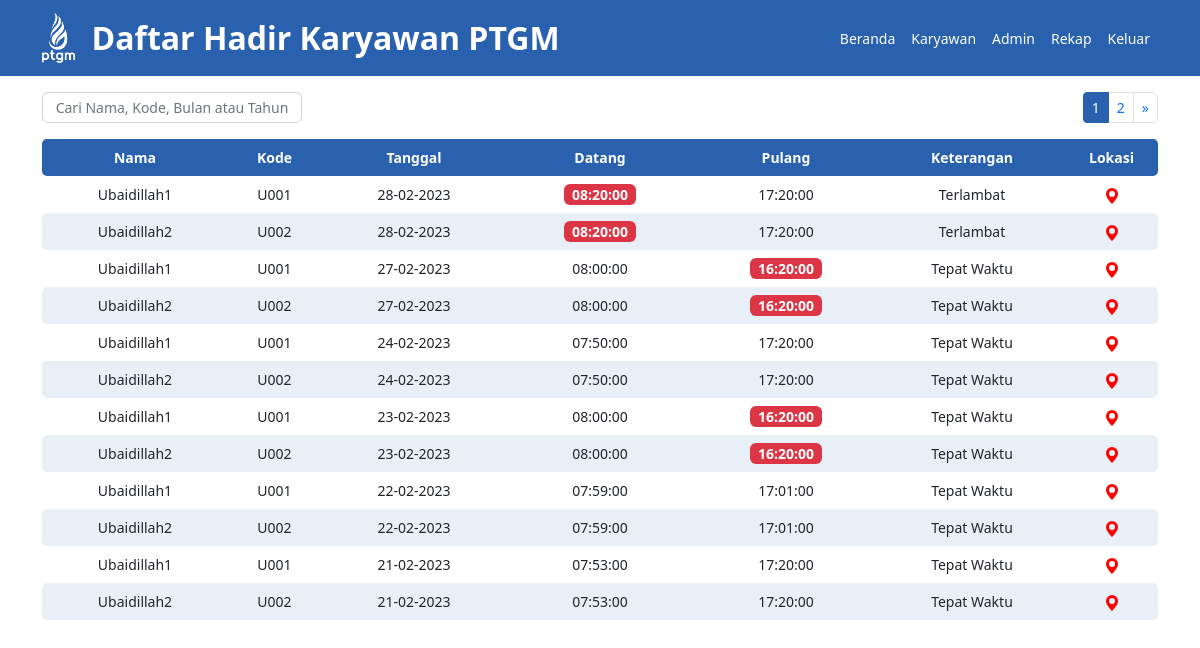
Screenshot of /beranda.php (signed in) with the database file from the repository.
### tables this page shows
CREATE TABLE `laporan` (
  `Id` int(11) NOT NULL,
  `Nama` varchar(100) NOT NULL,
  `Kode` varchar(11) NOT NULL,
  `Tanggal` date NOT NULL,
  `Datang` time NOT NULL,
  `Pulang` time NOT NULL,
  `Cek` int(11) NOT NULL,
  `Izin` varchar(255) NOT NULL,
  `Garislintang` varchar(255) NOT NULL,
  `Garisbujur` varchar(255) NOT NULL
);

### konek.php (called while the page is built, shortened)
<?php
	$conn = mysqli_connect("localhost", "root", "", "absen");
    function query($query){
        global $conn;
        $result = mysqli_query($conn, $query);
        $rows = [];
        while ($row = mysqli_fetch_assoc($result)) {
            $rows[] = $row;
        }
        return $rows;
    }
?>

### beranda.php (the view, shortened to what this page needs)
<?php
    require 'konek.php';
    if (isset($_POST["cari"])) {
        $katakunci = $_POST["katakunci"];
        $_SESSION["katakunci"] = $katakunci;
    }else{
        $katakunci = $_SESSION["katakunci"];
    }
    $jumlahdatatiaphalaman = 12;
    $jumlahdata = count(query("SELECT * FROM laporan WHERE
                                                            MONTH(Tanggal) LIKE '%$katakunci%' OR
                                                            YEAR(Tanggal) LIKE '%$katakunci%' OR
                                                            Nama LIKE '%$katakunci%' OR
                                                            Kode LIKE '%$katakunci%'
                            ")
                        );
    $jumlahhalaman = ceil($jumlahdata / $jumlahdatatiaphalaman);
    $halamanaktif = (isset($_GET["halaman"]) ? $_GET["halaman"] : 1);
    $awaldata = ($jumlahdatatiaphalaman * $halamanaktif) - $jumlahdatatiaphalaman;
    $jumlahnohal = 1;
    if ($halamanaktif > $jumlahnohal) {
        $nomerawal  = $halamanaktif - $jumlahnohal;
    }else {
        $nomerawal = 1;
    }
    if ($halamanaktif < ($jumlahhalaman - $jumlahnohal)) {
        $nomerakhir = $halamanaktif + $jumlahnohal;
    }else {
        $nomerakhir = $jumlahhalaman;
    }
    $laporan = query("SELECT * FROM laporan WHERE
                                                    MONTH(Tanggal) LIKE '%$katakunci%' OR
                                                    YEAR(Tanggal) LIKE '%$katakunci%' OR
                                                    Nama LIKE '%$katakunci%' OR
                                                    Kode LIKE '%$katakunci%'
                                                    ORDER BY Tanggal DESC LIMIT $awaldata,$jumlahdatatiaphalaman
                    ");
?>
<!DOCTYPE html>
<html>
<head>
    <link href="css/bootstrap.min.css" rel="stylesheet">
    <link href="css/beranda.css" rel="stylesheet">
</head>
<body>
    <nav class="navbar navbar-expand-lg navbar-dark p-2" style="background-color: #2961AE;">
        <div class="container">
            <a class="navbar-brand align-text-center fs-2 d-flex align-items-center fw-semibold " href="#">
                <img src="assets/logoputih.png" alt="" height="50" class="d-inline-block me-3">Daftar Hadir Karyawan
                PTGM</a>
            <div class="collapse navbar-collapse" id="navbarNav">
                <ul class="navbar-nav ms-auto">
                    <li class="nav-item">
                        <a class="nav-link active" aria-current="page" href="beranda.php">Beranda</a>
                    </li>
                    <li class="nav-item">
                        <a class="nav-link active" aria-current="page" href="karyawan.php">Karyawan</a>
                    </li>
                    <li class="nav-item">
                        <a class="nav-link active" aria-current="page" href="admin.php">Admin</a>
                    </li>
                    <li class="nav-item">
                        <a class="nav-link active" aria-current="page" href="rekap.php">Rekap</a>
                    </li>
                    <li class="nav-item">
                        <a class="nav-link active" aria-current="page" href="keluar.php">Keluar</a>
                    </li>
                </ul>
            </div>
        </div>
    </nav>
    <div class="container">
        <div class="row my-3">
            <div class="col-8 d-flex align-items-center">
                <div>
                    <form class="d-flex align-items-center" method="post" action="beranda.php">
                        <input type="text" name="katakunci" style="width: 260px;"
                            class="form-control form-control-sm text-center shadow-none rounded rounded"
                            aria-label="Sizing example input" autofocus autocomplete="off" 0
                            title="Masukkan kata kunci pencarian Anda" placeholder="Cari Nama, Kode, Bulan atau Tahun"
                            aria-describedby="inputGroup-sizing-sm">
                    </form>
                </div>
            </div>
            <div class="col-4">
                <div class="d-flex justify-content-end ">
                    <ul class="m-0 p-0 pagination pagination-sm">
                        <?php for($i=$nomerawal; $i <= $nomerakhir; $i++) : ?>
                        <?php if($i == $halamanaktif) : ?>
                        <li class="page-item active ">
                            <a class="page-link" style="background-color: #2961AE; border: #2961AE 1px solid"
                                href="?halaman=<?= $i; ?>"><?= $i; ?></a>
                        </li>
                        <?php else :?>
                        <li class="page-item ">
                            <a class="page-link " href="?halaman=<?= $i; ?>"><?= $i; ?></a>
                        </li>
                        <?php endif; ?>
                        <?php endfor; ?>
                        <?php if ($halamanaktif < $jumlahhalaman) : ?>
                        <li class="page-item">
                            <a class="page-link rounded-end" href="?halaman=<?= $halamanaktif +1; ?>" aria-label="Next">
                                <span aria-hidden="true">&raquo;</span>
                            </a>
                        </li>
                        <?php endif; ?>
                    </ul>
                </div>
            </div>
        </div>
        <div class="row">
            <div class="col">
                <div id="tabel">
                    <table class="table table-borderless text-center ">
                        <thead style="background-color: rgba(41, 97, 174, 1);" class="text-white">
                            <tr>
                                <th scope="col" class="col-2">Nama</th>
                                <th scope="col" class="col-1">Kode</th>
                                <th scope="col" class="col-2">Tanggal</th>
                                <th scope="col" class="col-2">Datang</th>
                                <th scope="col" class="col-2">Pulang</th>
                                <th scope="col" class="col-2">Keterangan</th>
                                <th scope="col" class="col-1">Lokasi</th>
                            </tr>
                        </thead>
                        <tbody>
                            <?php
                                foreach ($laporan as $row) :
                                require 'keterangan.php';
                            ?>
                            <tr>
                                <td><?= $row["Nama"]?></td>
                                <td><?= $row["Kode"]; ?></td>
                                <td><?= $tanggal; ?></td>
                                <td><?= $jamdatang ?></td>
                                <td><?= $jampulang?></td>
                                <td><?= $statusjamdatang ?></td>
                                <td> <a target="_blank"
                                        href="https://www.google.com/maps/place/<?= $row["Garislintang"] ?>,<?= $row["Garisbujur"]?>"><img
                                            src="assets/location.svg" alt=""></a></td>
                            </tr>
                            <?php
                                endforeach
                            ?>
                        </tbody>
                    </table>
                </div>
            </div>
        </div>
    </div>
</body>
</html>

### keterangan.php (shortened to what this page needs)
<?php
    $balik = $row["Tanggal"];
    $tanggal = date("d-m-Y",strtotime($balik));
    $jamdatang = $row["Datang"];
    $statusjamdatang = $row["Datang"];
    $jampulang = $row["Pulang"];
    $jammasuk = "08:00:00";
    $statusjammasuk = "08:00:00";
    $jamkeluar = "17:00:00";
    if ($jamdatang == "00:00:00" && $jampulang == "00:00:00") {
        $jamdatang = "<img src='assets/emoji-frown-fill.svg '>";
        $statusjamdatang = $row["Izin"];
        $jampulang = "<img src='assets/emoji-frown-fill.svg '>";
    }else {
        if($jamdatang > $jammasuk){
            $jamdatang = "
                <div class='fw-semibold text-white d-flex align-items-center justify-content-center'>
                    <div class='bg-danger rounded px-2'>$jamdatang
                    </div>
                </div>";
        }
        if($jampulang < $jamkeluar){
            $jampulang = "
                <div class='fw-semibold text-white d-flex align-items-center justify-content-center'>
                    <div class='bg-danger rounded px-2'>$jampulang
                    </div>
                </div>";
        }
        if($statusjamdatang > $statusjammasuk){
            $statusjamdatang = "Terlambat";
        } else {
            $statusjamdatang = "Tepat Waktu";
        }
    }
?>

### css/beranda.css (style rules this page uses)
body { font-size: 14px; }
tr { border-radius: 5px; }
td:first-child, th:first-child { border-radius: 5px 0 0 5px; }
td:last-child, th:last-child { border-radius: 0 5px 5px 0; }
table tr:nth-child(even) { background: rgba(41, 97, 174, 0.1); }

### rows the page displays
laporan: Nama "Ubaidillah1", Kode "U001", Tanggal "28-02-2023", Datang "08:20:00", Pulang "17:20:00", Datang "Terlambat"
laporan: Nama "Ubaidillah2", Kode "U002", Tanggal "28-02-2023", Datang "08:20:00", Pulang "17:20:00", Datang "Terlambat"
laporan: Nama "Ubaidillah1", Kode "U001", Tanggal "27-02-2023", Datang "08:00:00", Pulang "16:20:00", Datang "Tepat Waktu"
laporan: Nama "Ubaidillah2", Kode "U002", Tanggal "27-02-2023", Datang "08:00:00", Pulang "16:20:00", Datang "Tepat Waktu"
laporan: Nama "Ubaidillah1", Kode "U001", Tanggal "24-02-2023", Datang "07:50:00", Pulang "17:20:00", Datang "Tepat Waktu"
laporan: Nama "Ubaidillah2", Kode "U002", Tanggal "24-02-2023", Datang "07:50:00", Pulang "17:20:00", Datang "Tepat Waktu"
laporan: Nama "Ubaidillah1", Kode "U001", Tanggal "23-02-2023", Datang "08:00:00", Pulang "16:20:00", Datang "Tepat Waktu"
laporan: Nama "Ubaidillah2", Kode "U002", Tanggal "23-02-2023", Datang "08:00:00", Pulang "16:20:00", Datang "Tepat Waktu"
laporan: Nama "Ubaidillah1", Kode "U001", Tanggal "22-02-2023", Datang "07:59:00", Pulang "17:01:00", Datang "Tepat Waktu"
laporan: Nama "Ubaidillah2", Kode "U002", Tanggal "22-02-2023", Datang "07:59:00", Pulang "17:01:00", Datang "Tepat Waktu"
laporan: Nama "Ubaidillah1", Kode "U001", Tanggal "21-02-2023", Datang "07:53:00", Pulang "17:20:00", Datang "Tepat Waktu"
laporan: Nama "Ubaidillah2", Kode "U002", Tanggal "21-02-2023", Datang "07:53:00", Pulang "17:20:00", Datang "Tepat Waktu"
